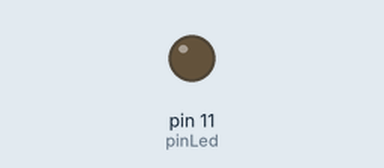
Bench run of a sketch on a simulated Arduino Uno, built with avr-gcc and run on an emulated ATmega328P. Shown: output pins drawn as LEDs (lit = HIGH).

Above: at 0.15 s.
Timing chart, 0 to 1.6 s (numbered marks = the images above):
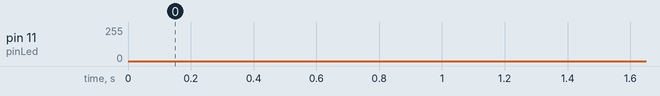

The sketch:

led_pwm.ino
```cpp
// set pin numbers
byte pinLed = 11;
int delay_t = 5;

void setup() {
  // put your setup code here, to run once:
  pinMode(pinLed, OUTPUT);
}

void loop() {
  // turn on led
  for (int i = 0; i < 255; i++){
    analogWrite(pinLed, i);
    delay(delay_t);
  }
  // turn off led
  for (int i = 255; i > 0; i--){
    analogWrite(pinLed, i);
    delay(delay_t);
  }
}
```
